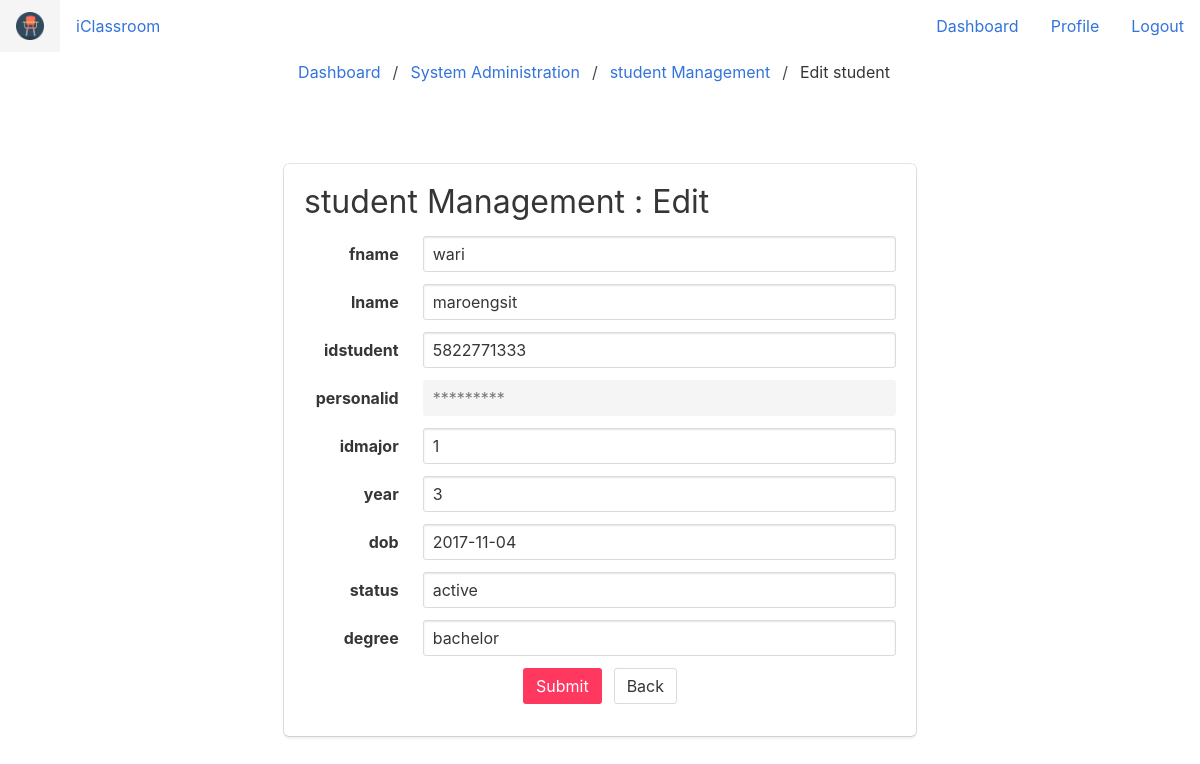
Before: /sysad_student_edit.php?id=5822771333 with the older database file.
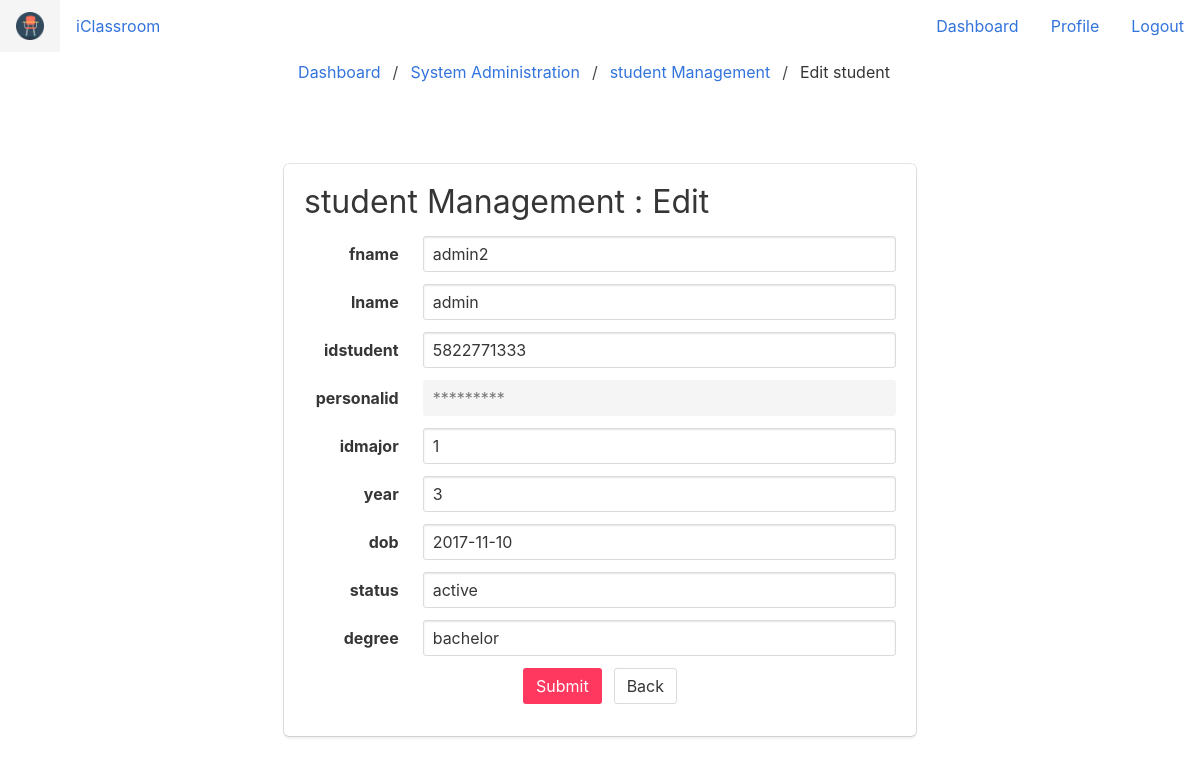
After: the same page with the newer database file.
### tables this page shows
CREATE TABLE `student` (
  `fname` varchar(30) NOT NULL,
  `lname` varchar(30) NOT NULL,
  `idstudent` varchar(20) NOT NULL,
  `personalid` varchar(20) NOT NULL,
  `idmajor` int(11) NOT NULL,
  `year` int(11) NOT NULL,
  `dob` date NOT NULL,
  `status` enum('active','nonactive','','') NOT NULL,
  `degree` enum('bachelor','master','phd','') NOT NULL
);

### sysad_student_edit.php (the view, shortened to what this page needs)
<?php
    require_once('components.php');
    require_once('connect.php')
  ?>
<!DOCTYPE html>
<html>
<head>
  <link rel="stylesheet" href="css/font-awesome-4.7-1.0/css/font-awesome.min.css">
  <link rel="stylesheet" href="css/bulma.min.css">
</head>
<body>
  <nav class="breadcrumb is-centered" aria-label="breadcrumbs">
    <ul>
      <li><a href="tdashboard.php">Dashboard</a></li>
      <li><a href="sysadmin.php">System Administration</a></li>
      <li><a href="sysad_student.php">student Management</a></li>
      <li class="is-active" aria-current="page"><a href=".php">Edit student</a></li>
    </ul>
  </nav>
  <section class="section">
    <div class="container">
      <div class="columns">
        <div class="column is-2"></div>
        <div class="column">
          <div class="box">
            <div class="content">
              <h1>student Management : Edit</h1>
              <form class="" action="edit.php" method="POST">
                <?php
                $q = "SELECT * FROM student WHERE student.idstudent = ".$_GET['id'].";";
                $result = $mysqli->query($q);
                $row = $result->fetch_assoc();
                foreach ($row as $key => $value) {
                  if($key == 'personalid'){
                    echo '<div class="field is-horizontal">
                            <div class="field-label is-normal">
                              <label class="label">'.$key.'</label>
                            </div>
                          <div class="field-body">
                            <input class="input" type="text" placeholder="Text input" value="*********" DISABLED>
                          </div>
                        </div>';
                  }else{
                    echo '<div class="field is-horizontal">
                            <div class="field-label is-normal">
                              <label class="label">'.$key.'</label>
                            </div>
                          <div class="field-body">
                            <input class="input" type="text" placeholder="Text input" value="'.$value.'" name="'.$key.'">
                          </div>
                        </div>';
                  }
                }
                 ?>
                 <div class="field is-grouped is-grouped-centered">
                   <p class="control">  <input type="submit" name="" value="Submit" class="button is-danger"></p>
                   <p class="control"><a href="sysad_student.php" class="button">Back</a></p>
                 </div>
              </form>
            </div>
          </div>
        </div>
        <div class="column is-2"></div>
      </div>
    </div>
  </section>
</body>
</html>

Changed rows visible on the page:
changed student "active": fname "wari" → "admin2"; lname "maroengsit" → "admin"; dob "2017-11-04" → "2017-11-10"
